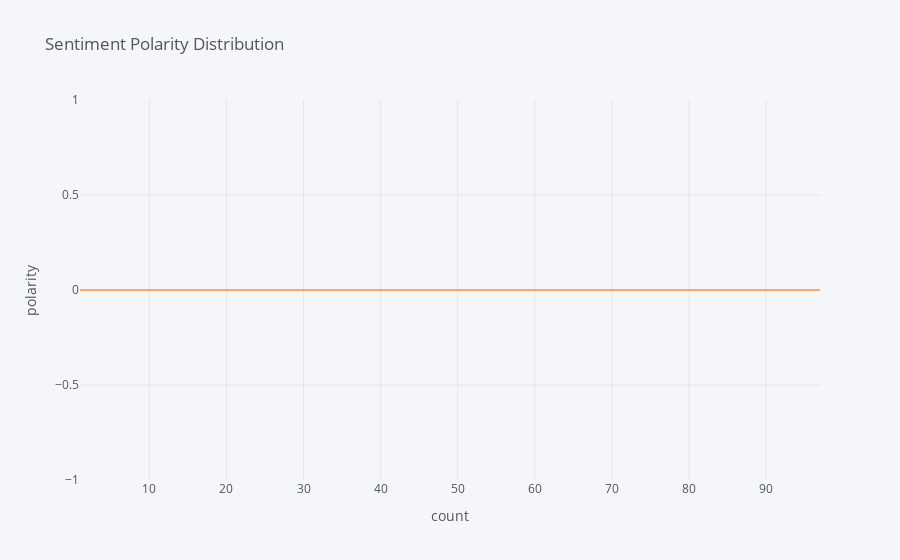

This figure's notebook cell:
### Code cell
df['claim_polarity'].iplot(kind='scatter', xTitle = 'count', yTitle= 'polarity',  title = 'Sentiment Polarity Distribution')

### Figure 1 — Plotly figure (JSON) as saved in the notebook; plotly's stock layout.template omitted (floating-point values rounded to 4 significant figures)
{"data": [{"line": {"color": "rgba(255, 153, 51, 1.0)", "dash": "solid", "shape": "linear", "width": 1.3}, "mode": "lines", "name": "claim_polarity", "text": "", "type": "scatter", "x": [1, 2, 3, 4, 5, 6, 7, 8, 9, 10, 11, 12, 13, 14, 15, 16, 18, 19, 20, 21, 22, 23, 24, 25, 26, 27, 28, 29, 30, 31, 32, 33, 34, 35, 36, 37, 38, 39, 40, 41, 42, 43, 44, 45, 46, 47, 48, 49, 50, 51, 52, 53, 54, 55, 56, 57, 58, 59, 60, 61, 62, 63, 64, 65, 66, 67, 69, 70, 71, 72, 73, 74, 75, 76, 77, 78, 79, 80, 81, 82, 83, 84, 85, 86, 87, 88, 89, 91, 92, 93, 94, 95, 96, 97], "y": [0, 0, 0, 0, 0, 0, 0, 0, 0, 0, 0, 0, 0, 0, 0, 0, 0, 0, 0, 0, 0, 0, 0, 0, 0, 0, 0, 0, 0, 0, 0, 0, 0, 0, 0, 0, 0, 0, 0, 0, 0, 0, 0, 0, 0, 0, 0, 0, 0, 0, 0, 0, 0, 0, 0, 0, 0, 0, 0, 0, 0, 0, 0, 0, 0, 0, 0, 0, 0, 0, 0, 0, 0, 0, 0, 0, 0, 0, 0, 0, 0, 0, 0, 0, 0, 0, 0, 0, 0, 0, 0, 0, 0, 0]}], "layout": {"legend": {"bgcolor": "#F5F6F9", "font": {"color": "#4D5663"}}, "paper_bgcolor": "#F5F6F9", "plot_bgcolor": "#F5F6F9", "title": {"font": {"color": "#4D5663"}, "text": "Sentiment Polarity Distribution"}, "xaxis": {"gridcolor": "#E1E5ED", "showgrid": true, "tickfont": {"color": "#4D5663"}, "title": {"font": {"color": "#4D5663"}, "text": "count"}, "zerolinecolor": "#E1E5ED"}, "yaxis": {"gridcolor": "#E1E5ED", "showgrid": true, "tickfont": {"color": "#4D5663"}, "title": {"font": {"color": "#4D5663"}, "text": "polarity"}, "zerolinecolor": "#E1E5ED"}}}
